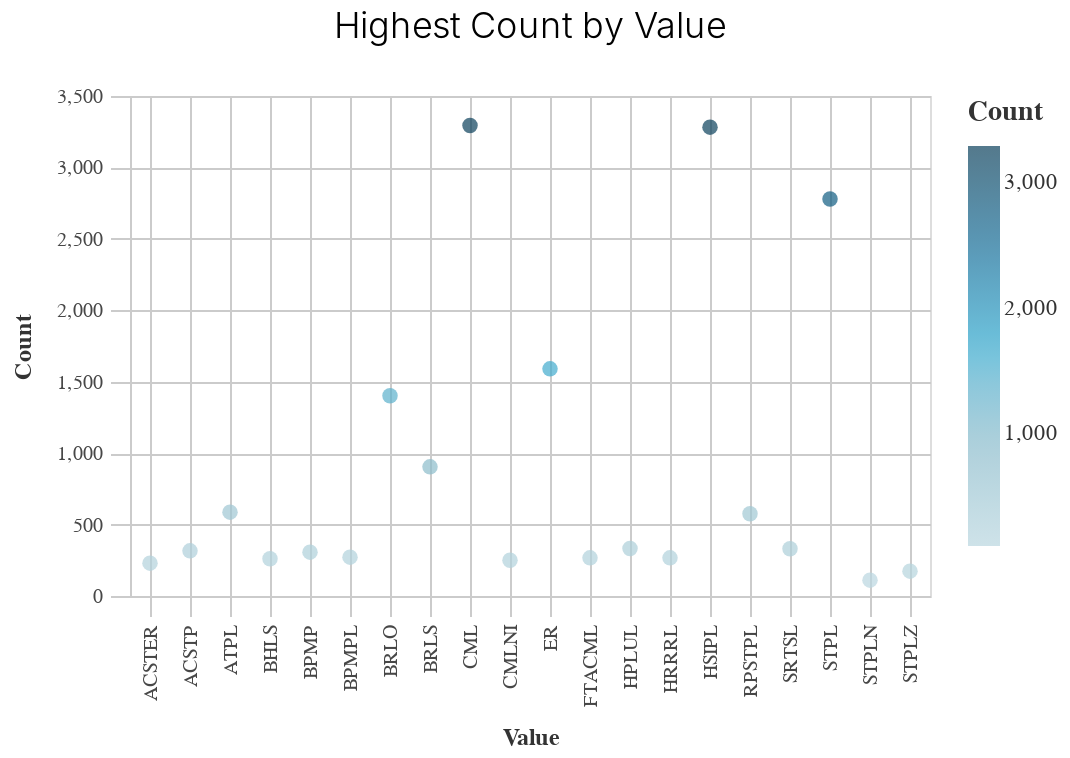

Source (notebook cell):
### Code cell
basic_scatter_chart((df3>>filter(_.variable=="prefix")), "count", "value", "count", "variable", chart_title="top 20")

### Figure 1 — Vega-Lite specification as saved in the notebook (floating-point values rounded to 4 significant figures)
{"config": {"view": {"continuousWidth": 400, "continuousHeight": 300}, "axis": {"domainColor": "#cbcbcb", "grid": true, "gridColor": "#cbcbcb", "gridWidth": 1, "labelColor": "#474747", "labelFont": "Nunito Sans", "labelFontSize": 10, "labelPadding": 4, "tickColor": "#cbcbcb", "tickSize": 10, "titleColor": "#333", "titleFont": "Raleway", "titleFontSize": 12, "titlePadding": 10}, "axisBand": {"grid": false}, "background": "white", "font": "Raleway", "header": {"labelFont": "Nunito Sans", "titleFont": "Raleway"}, "legend": {"labelColor": "#333", "labelFont": "Nunito Sans", "labelFontSize": 11, "labelLimit": 0, "padding": 1, "symbolSize": 30, "symbolType": "square", "titleColor": "#333", "titleFont": "Raleway", "titleFontSize": 14, "titlePadding": 10}, "title": {"anchor": "middle", "font": "Raleway", "fontSize": 18, "fontWeight": 300, "offset": 20}}, "data": {"name": "data-418183f8ec07f81429d843223c7b7024"}, "mark": {"type": "circle", "size": 60}, "encoding": {"color": {"field": "count", "legend": {"title": "Count"}, "scale": {"range": ["#B9D6DF", "#8CBCCB", "#2EA8CE", "#136C97", "#0B405B"]}, "type": "quantitative"}, "x": {"field": "value", "title": "Value", "type": "nominal"}, "y": {"field": "count", "title": "Count", "type": "quantitative"}}, "height": 250, "title": "Highest Count by Value", "width": 400, "$schema": "https://vega.github.io/schema/vega-lite/v4.17.0.json", "datasets": {"data-418183f8ec07f81429d843223c7b7024": [{"value": "CML", "count": 3293, "variable": "prefix"}, {"value": "HSIPL", "count": 3282, "variable": "prefix"}, {"value": "STPL", "count": 2779, "variable": "prefix"}, {"value": "ER", "count": 1590, "variable": "prefix"}, {"value": "BRLO", "count": 1402, "variable": "prefix"}, {"value": "BRLS", "count": 904, "variable": "prefix"}, {"value": "ATPL", "count": 587, "variable": "prefix"}, {"value": "RPSTPL", "count": 576, "variable": "prefix"}, {"value": "HPLUL", "count": 332, "variable": "prefix"}, {"value": "SRTSL", "count": 331, "variable": "prefix"}, {"value": "ACSTP", "count": 316, "variable": "prefix"}, {"value": "BPMP", "count": 307, "variable": "prefix"}, {"value": "BPMPL", "count": 272, "variable": "prefix"}, {"value": "FTACML", "count": 267, "variable": "prefix"}, {"value": "HRRRL", "count": 267, "variable": "prefix"}, {"value": "BHLS", "count": 261, "variable": "prefix"}, {"value": "CMLNI", "count": 250, "variable": "prefix"}, {"value": "ACSTER", "count": 230, "variable": "prefix"}, {"value": "STPLZ", "count": 174, "variable": "prefix"}, {"value": "STPLN", "count": 111, "variable": "prefix"}]}}
